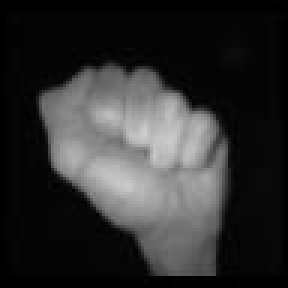
#> input picture train/leapCropped/A-717.jpeg, 96 x 96 px, found by its file name (shown 3 times larger); its folder holds 4 pictures in this run
$ jupyter execute --allow-errors 1unifyImages.ipynb   (shell and % lines are left out)
#> lines starting #> are read from the running program, lines starting #| are printed output that depends on the picture
Resize and pad images to unify their resolutions

[cell 1]
import cv2
import os
import tqdm
import numpy as np
from matplotlib import pyplot as plt
croppedHandPhotosFolder = "leapCropped"
fileNames = [file for file in
os.listdir(f"../train/photoRaw/{croppedHandPhotosFolder}") if os.path.isfile(os.path.join(f"../train/photoRaw/{croppedHandPhotosFolder}", file))]
jointPhotosFolders = ["leapJoints", "mpPhotos"]

[cell 2]
def image_resize(image, width = None, height = None, inter = cv2.INTER_AREA):
    # initialize the dimensions of the image to be resized and
    # grab the image size
    dim = None
    (h, w) = image.shape[:2]

    # if both the width and height are None, then return the
    # original image
    if width is None and height is None:
        return image

    # check to see if the width is None
    if width is None:
        # calculate the ratio of the height and construct the
        # dimensions
        r = height / float(h)
        dim = (int(w * r), height)

    # otherwise, the height is None
    else:
        # calculate the ratio of the width and construct the
        # dimensions
        r = width / float(w)
        dim = (width, int(h * r))

    # resize the image
    resized = cv2.resize(image, dim, interpolation = inter)

    # return the resized image
    return resized

[cell 3]
def padImageToSize(oldImg, newHeight, newWidth, fillVal=0, isGrayscale=True):

    if isGrayscale:
        oldHeight, oldWidth = oldImg.shape
        result = np.full((newHeight, newWidth), fillVal, dtype=np.uint8)
    else:
        oldHeight, oldWidth, oldDepth = oldImg.shape
        result = np.full((newHeight, newWidth, oldDepth), fillVal, dtype=np.uint8)

    xCenter = (newWidth - oldWidth) // 2
    yCenter = (newHeight - oldHeight) // 2

    result[yCenter: yCenter + oldHeight, xCenter:xCenter + oldWidth] = oldImg

    return result

[cell 4]
def getSizes(path):
    widths = []
    heights = []
    for fileName in tqdm.tqdm(fileNames):
        readPath = f"{path}/{croppedHandPhotosFolder}/{fileName}"
        im = cv2.imread(readPath)
        gray = cv2.cvtColor(im, cv2.COLOR_BGR2GRAY)
        h, w = gray.shape
        widths.append(w)
        heights.append(h)


        maxWidth = max(widths)
        maxHeight = max(heights)
    print(f"max width: {maxWidth}, max height: {maxHeight}")
    return widths,heights

[cell 5]
def resizeImages(readFolderPath, writeFolderPath, height = None, width=None):
    for fileName in tqdm.tqdm(fileNames):
        readPath=readPath = f"{readFolderPath}/{croppedHandPhotosFolder}/{fileName}"
        writePath = f"{writeFolderPath}/{croppedHandPhotosFolder}/{fileName}"
        im = cv2.imread(readPath)
        gray = cv2.cvtColor(im, cv2.COLOR_BGR2GRAY)
        grayres = image_resize(gray, height=height, width=width)
        cv2.imwrite(writePath, grayres) # Save the image

        for folder in jointPhotosFolders:
            readPath = f"{readFolderPath}/{folder}/{fileName}"
            writePath = f"{writeFolderPath}/{folder}/{fileName}"
            im = cv2.imread(readPath)
            imres = image_resize(im, height=height, width=width)
            cv2.imwrite(writePath, imres)

[cell 6]
def padImages(readFolderPath, writeFolderPath, height = None, width=None):
    for fileName in tqdm.tqdm(fileNames):
        readPath=readPath = f"{readFolderPath}/{croppedHandPhotosFolder}/{fileName}"
        writePath = f"{writeFolderPath}/{croppedHandPhotosFolder}/{fileName}"
        im = cv2.imread(readPath)
        gray = cv2.cvtColor(im, cv2.COLOR_BGR2GRAY)
        resizeVal = 0
        if height is not None:
            resizeVal = height
        else:
            resizeVal = width
        grayres = padImageToSize(gray, resizeVal, resizeVal, isGrayscale=True)
        cv2.imwrite(writePath, grayres) # Save the image

        for folder in jointPhotosFolders:
            readPath = f"{readFolderPath}/{folder}/{fileName}"
            writePath = f"{writeFolderPath}/{folder}/{fileName}"
            im = cv2.imread(readPath)
            imres = padImageToSize(im, resizeVal, resizeVal, isGrayscale=False)
            cv2.imwrite(writePath, imres)

[cell 7]
def callPadWithBiggerValue(widths, heights, readFolderPath, writeFolderPath):
    maxWidth = max(widths)
    maxHeight = max(heights)
    if maxWidth>maxHeight:
        padImages(readFolderPath, writeFolderPath,width=maxWidth)
    else:
        padImages(readFolderPath, writeFolderPath,height=maxHeight)

[cell 8]
#1. read min and max sizes from original images
origWidths, origHeights = getSizes("../train/photoRaw")
#> in getSizes, im is the input picture: shape (96, 96, 3); min 0, max 205, mean 47.5
#> pass 2 of the loop in getSizes, `for fileName in tqdm.tqdm(fileNames):`:
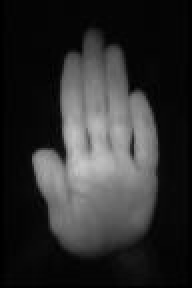
#> input picture train/leapCropped/B-2125.jpeg, 96 x 144 px, found by its file name (shown 2 times larger)
#> in getSizes, im is the input picture: shape (144, 96, 3); min 0, max 200, mean 45.6
#> gray: shape (144, 96)
#> pass 3 of the loop in getSizes, `for fileName in tqdm.tqdm(fileNames):`:
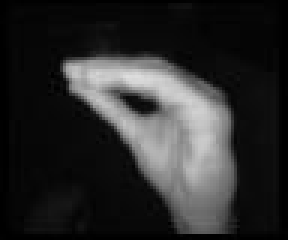
#> input picture train/leapCropped/E-1047.jpeg, 96 x 80 px, found by its file name (shown 3 times larger)
#> in getSizes, im is the input picture: shape (80, 96, 3); min 0, max 222, mean 43.3
#> gray: shape (80, 96)
#> the loop made 4 passes; the first 3 are shown
#| max width: 96, max height: 144
print("orig min height", min(origHeights))

#2. resize images to fit chosen rules
resizeImages("../train/photoRaw", "../train/photoPadded/minHeight", min(origHeights))
#> pass 2 of the loop in resizeImages, `for fileName in tqdm.tqdm(fileNames):`:
#> resized: shape (80, 53)
#> resized: shape (80, 53, 3)
#> pass 3 of the loop in resizeImages, `for fileName in tqdm.tqdm(fileNames):`:
#> the loop made 4 passes; the first 3 are shown
resizeImages("../train/photoRaw", "../train/photoPadded/maxHeight", max(origHeights))
#> pass 2 of the loop in resizeImages, `for fileName in tqdm.tqdm(fileNames):`:
#> pass 3 of the loop in resizeImages, `for fileName in tqdm.tqdm(fileNames):`:
#> resized: shape (144, 172)
#> resized: shape (144, 172, 3)
#> the loop made 4 passes; the first 3 are shown

#3. get sizes of new images
minsizeWidths, minsizeHeights = getSizes("../train/photoPadded/minHeight")
#> pass 2 of the loop in getSizes, `for fileName in tqdm.tqdm(fileNames):`:
#> im: shape (80, 53, 3)
#> gray: shape (80, 53)
#> pass 3 of the loop in getSizes, `for fileName in tqdm.tqdm(fileNames):`:
#> im: shape (80, 96, 3)
#> gray: shape (80, 96)
#> the loop made 4 passes; the first 3 are shown
#| max width: 96, max height: 80
#> minsizeWidths = [80, 53, 96, 96]; minsizeHeights = [80, 80, 80, 80]
maxsizeWidths, maxsizeHeights = getSizes("../train/photoPadded/maxHeight")
#> pass 2 of the loop in getSizes, `for fileName in tqdm.tqdm(fileNames):`:
#> im: shape (144, 96, 3)
#> gray: shape (144, 96)
#> pass 3 of the loop in getSizes, `for fileName in tqdm.tqdm(fileNames):`:
#> im: shape (144, 172, 3)
#> gray: shape (144, 172)
#> the loop made 4 passes; the first 3 are shown
#| max width: 172, max height: 144
#> maxsizeWidths = [144, 96, 172, 172]; maxsizeHeights = [144, 144, 144, 144]

#4. pad images to even out the images
callPadWithBiggerValue(minsizeWidths, minsizeHeights, "../train/photoPadded/minHeight", "../train/photoPadded/minHeight")
#> in callPadWithBiggerValue, `maxWidth = max(widths)`: maxWidth = 96
#> in callPadWithBiggerValue, `maxHeight = max(heights)`: maxHeight = 80
#> in padImages, `resizeVal = width`: resizeVal = 96
#> in padImageToSize, `result = np.full((newHeight, newWidth), fillVal, dtype=np.uint8)`: result: shape (96, 96); every value is 0
#> in padImageToSize, `xCenter = (newWidth - oldWidth) // 2`: xCenter = 8
#> in padImageToSize, `result[yCenter: yCenter + oldHeight, xCenter:xCenter + oldWidth] = old..`:
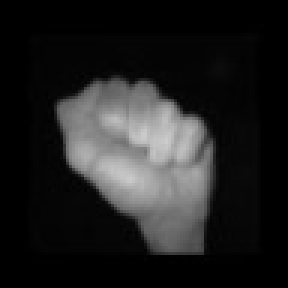
#> result: shape (96, 96) (shown 3 times larger); min 0, max 204, mean 33
#> in padImageToSize (call 2), `result = np.full((newHeight, newWidth, oldDepth), fillVal, dtype=np.ui..`: result: shape (96, 96, 3); every value is 0
#> pass 2 of the loop in padImages, `for fileName in tqdm.tqdm(fileNames):`:
#> xCenter = 21
#> in padImageToSize (call 4), `result[yCenter: yCenter + oldHeight, xCenter:xCenter + oldWidth] = old..`:
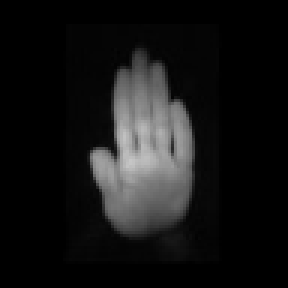
#> result: shape (96, 96) (shown 3 times larger); min 0, max 198, mean 21
#> pass 3 of the loop in padImages, `for fileName in tqdm.tqdm(fileNames):`:
#> xCenter = 0
#> in padImageToSize (call 7), `result[yCenter: yCenter + oldHeight, xCenter:xCenter + oldWidth] = old..`:
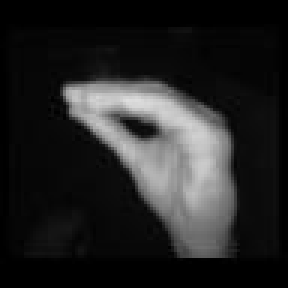
#> result: shape (96, 96) (shown 3 times larger); min 0, max 222, mean 36.1
#> the loop made 4 passes; the first 3 are shown
callPadWithBiggerValue(maxsizeWidths, maxsizeHeights, "../train/photoPadded/maxHeight", "../train/photoPadded/maxHeight")
#> in padImageToSize (call 13), `result = np.full((newHeight, newWidth), fillVal, dtype=np.uint8)`: result: shape (172, 172); every value is 0
#> in padImageToSize (call 14), `result = np.full((newHeight, newWidth, oldDepth), fillVal, dtype=np.ui..`: result: shape (172, 172, 3); every value is 0
#> pass 2 of the loop in padImages, `for fileName in tqdm.tqdm(fileNames):`:
#> pass 3 of the loop in padImages, `for fileName in tqdm.tqdm(fileNames):`:
#> the loop made 4 passes; the first 3 are shown

[cell 9]
#1. read min and max sizes from original images
origWidths, origHeights = getSizes("../train/photoRaw")
#> pass 2 of the loop in getSizes, `for fileName in tqdm.tqdm(fileNames):`:
#> pass 3 of the loop in getSizes, `for fileName in tqdm.tqdm(fileNames):`:
#> the loop made 4 passes; the first 3 are shown
#| max width: 96, max height: 144
print("orig min width", min(origWidths))

#2. resize images to fit chosen rules
resizeImages("../train/photoRaw", "../train/photoPadded/minWidth", None, min(origWidths))
#> pass 2 of the loop in resizeImages, `for fileName in tqdm.tqdm(fileNames):`:
#> pass 3 of the loop in resizeImages, `for fileName in tqdm.tqdm(fileNames):`:
#> the loop made 4 passes; the first 3 are shown
resizeImages("../train/photoRaw", "../train/photoPadded/maxWidth", None, max(origWidths))
#> pass 2 of the loop in resizeImages, `for fileName in tqdm.tqdm(fileNames):`:
#> pass 3 of the loop in resizeImages, `for fileName in tqdm.tqdm(fileNames):`:
#> the loop made 4 passes; the first 3 are shown

#3. get sizes of new images
minsizeWidths, minsizeHeights = getSizes("../train/photoPadded/minWidth")
#> pass 2 of the loop in getSizes, `for fileName in tqdm.tqdm(fileNames):`:
#> pass 3 of the loop in getSizes, `for fileName in tqdm.tqdm(fileNames):`:
#> the loop made 4 passes; the first 3 are shown
#| max width: 96, max height: 144
#> minsizeWidths = [96, 96, 96, 96]; minsizeHeights = [96, 144, 80, 80]
maxsizeWidths, maxsizeHeights = getSizes("../train/photoPadded/maxWidth")
#> pass 2 of the loop in getSizes, `for fileName in tqdm.tqdm(fileNames):`:
#> pass 3 of the loop in getSizes, `for fileName in tqdm.tqdm(fileNames):`:
#> the loop made 4 passes; the first 3 are shown
#| max width: 96, max height: 144
#> maxsizeWidths = [96, 96, 96, 96]; maxsizeHeights = [96, 144, 80, 80]

#4. pad images to even out the images
callPadWithBiggerValue(minsizeWidths, minsizeHeights, "../train/photoPadded/minWidth", "../train/photoPadded/minWidth")
#> in padImageToSize (call 25), `result = np.full((newHeight, newWidth), fillVal, dtype=np.uint8)`: result: shape (144, 144); every value is 0
#> in padImageToSize (call 25), `xCenter = (newWidth - oldWidth) // 2`: xCenter = 24
#> in padImageToSize (call 25), `result[yCenter: yCenter + oldHeight, xCenter:xCenter + oldWidth] = old..`:
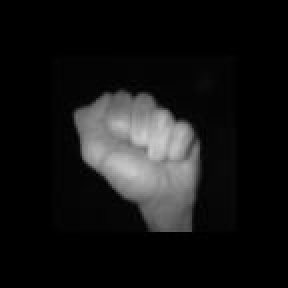
#> result: shape (144, 144) (shown 2 times larger); min 0, max 205, mean 21.1
#> in padImageToSize (call 26), `result = np.full((newHeight, newWidth, oldDepth), fillVal, dtype=np.ui..`: result: shape (144, 144, 3); every value is 0
#> pass 2 of the loop in padImages, `for fileName in tqdm.tqdm(fileNames):`:
#> pass 3 of the loop in padImages, `for fileName in tqdm.tqdm(fileNames):`:
#> the loop made 4 passes; the first 3 are shown
callPadWithBiggerValue(maxsizeWidths, maxsizeHeights, "../train/photoPadded/maxWidth", "../train/photoPadded/maxWidth")
#> pass 2 of the loop in padImages, `for fileName in tqdm.tqdm(fileNames):`:
#> pass 3 of the loop in padImages, `for fileName in tqdm.tqdm(fileNames):`:
#> the loop made 4 passes; the first 3 are shown

[cell 10]
#just pad the data
origWidths, origHeights = getSizes("../train/photoRaw")
#> pass 2 of the loop in getSizes, `for fileName in tqdm.tqdm(fileNames):`:
#> pass 3 of the loop in getSizes, `for fileName in tqdm.tqdm(fileNames):`:
#> the loop made 4 passes; the first 3 are shown
#| max width: 96, max height: 144
#> pass 2 of the loop in padImages, `for fileName in tqdm.tqdm(fileNames):`:
#> pass 3 of the loop in padImages, `for fileName in tqdm.tqdm(fileNames):`:
#> the loop made 4 passes; the first 3 are shown
